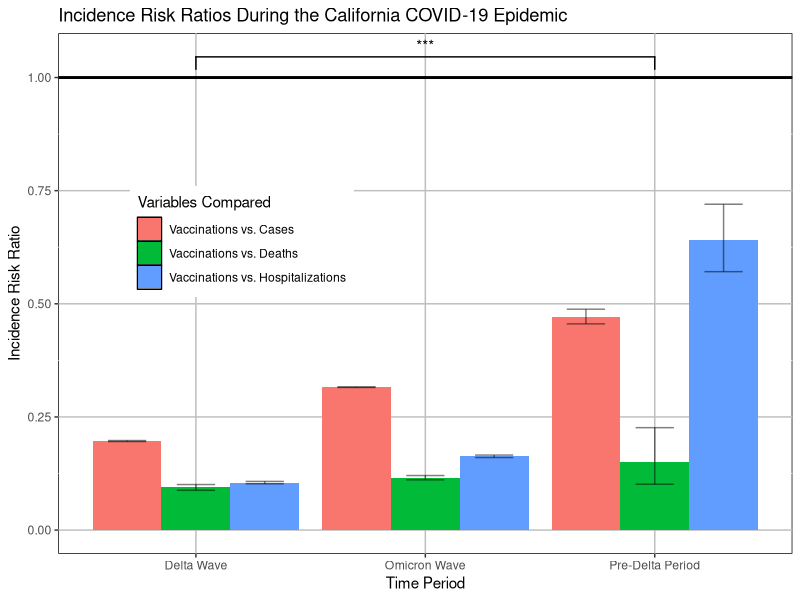
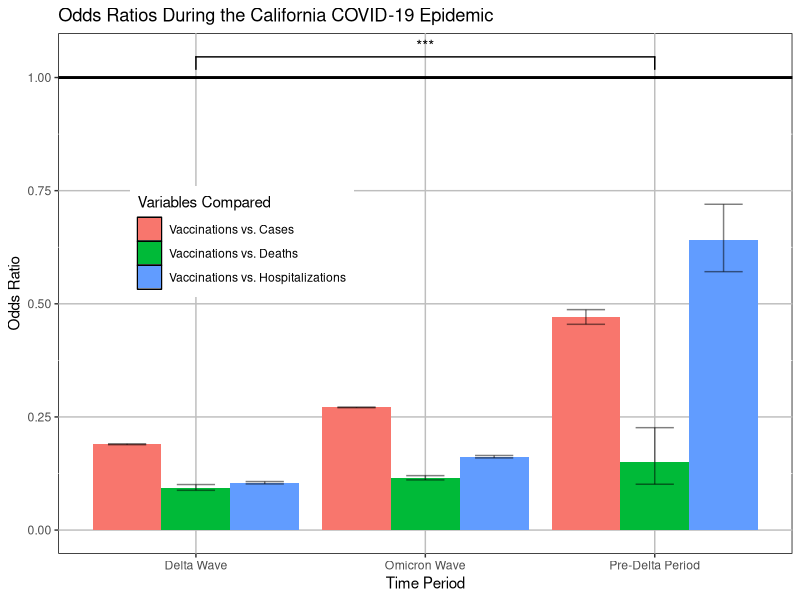
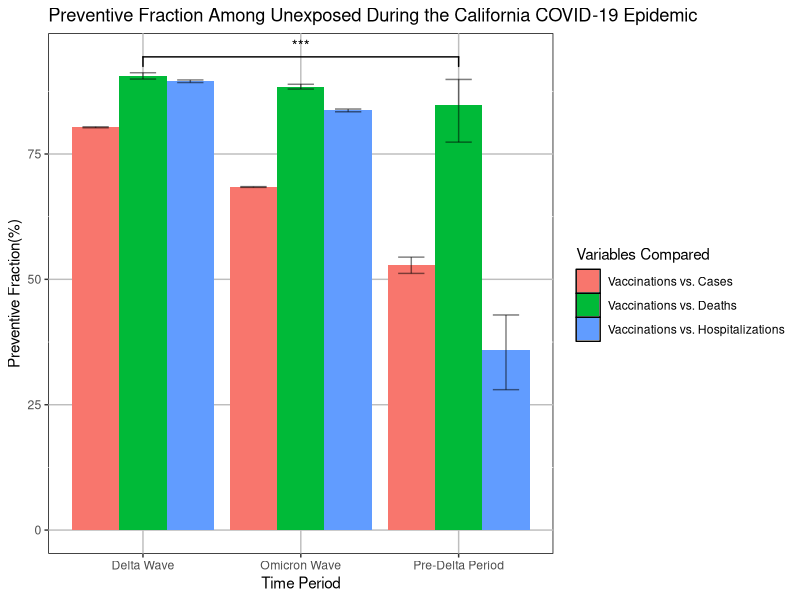
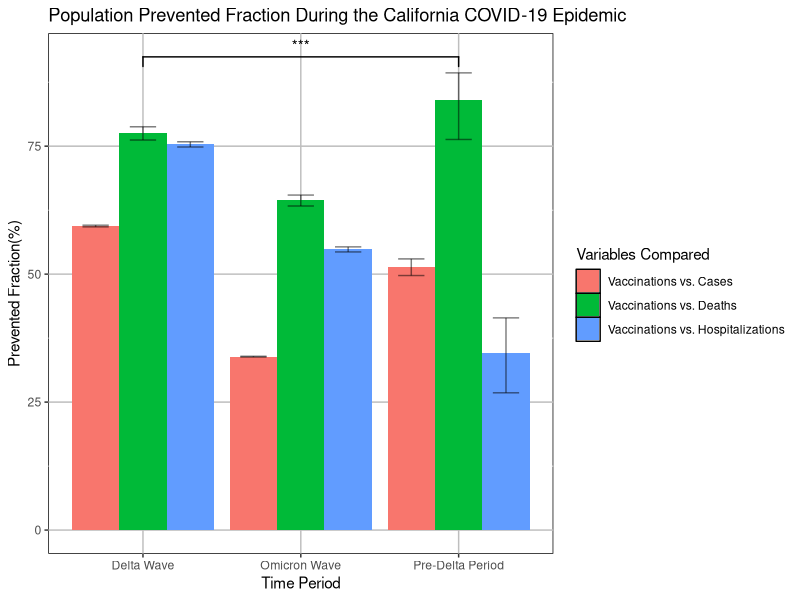
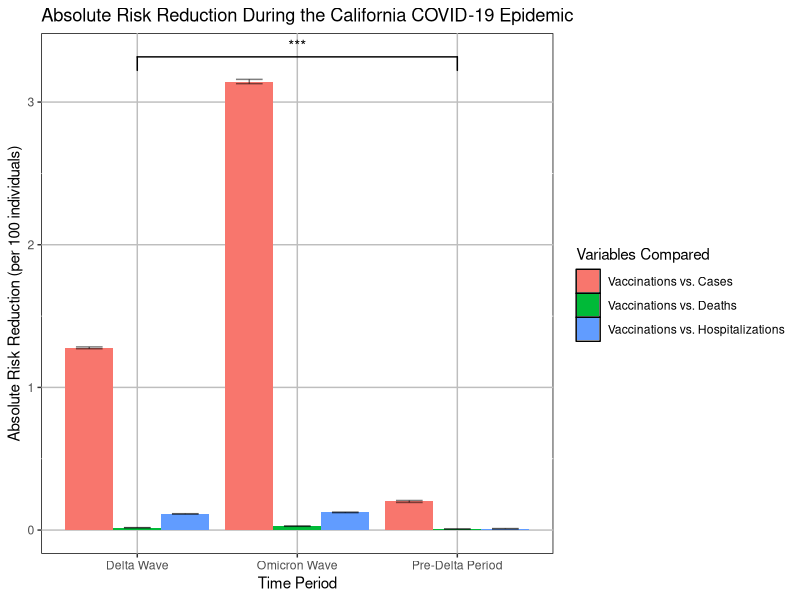

Write R code to recreate these figures, in order.
library(tidyverse)
#install.packages("ggsignif")
library(ggsignif)

#don't forget to add error bars
#make IRR bar graph
irr_upper_ci_values <- c(0.1978, 0.1006, 0.1075, 0.4881, 0.2263, 0.7200, 0.3166, 0.1205, 0.1658)
irr_lower_ci_values <- c(0.1957, 0.0879, 0.1023, 0.4557, 0.1013, 0.5710, 0.3151, 0.1110, 0.1603)
irr_values <- data.frame(x = c(0.1967, 0.0941, 0.1049, 0.4716, 0.1514, 0.6412, 0.3158, 0.1156, 0.1630),
                         grouping = rep(c("Delta Wave", "Pre-Delta Period", "Omicron Wave"), each = 3),
                         subgroup = c("Vaccinations vs. Cases", "Vaccinations vs. Deaths", "Vaccinations vs. Hospitalizations"))
ggplot(irr_values, aes(x = grouping, y = x, fill = subgroup)) +
  geom_bar(stat = "identity", position = "dodge") +
  geom_errorbar(aes( x= grouping, ymin = irr_lower_ci_values, ymax = irr_upper_ci_values), width = 0.5, color = "black", alpha = 0.5, size = 0.5, position = position_dodge(0.9)) +
  ggtitle("Incidence Risk Ratios During the California COVID-19 Epidemic", ) +
  geom_hline(yintercept = 1, linetype = "solid", color = "black", size = 1) +
  xlab("Time Period") +
  ylab("Incidence Risk Ratio") +
  labs(fill = "Variables Compared") +
  theme(legend.position = c(0.25, 0.6), 
        panel.background = element_rect(fill = 'white', color = 'black'),
        panel.grid.major = element_line(color = 'gray',)) +
  geom_signif(comparisons = list(c("Delta Wave", "Pre-Delta Period", "Omicron Wave")), 
              map_signif_level=TRUE,
              annotations = "***")





#Sample Code I found on the internet
  # sp + geom_hline(yintercept=20, linetype="dashed", 
  #                 color = "red", size=2)
  # my_sum <- data %>%
  #   group_by(Species) %>%
  #   summarise( 
  #     n=n(),
  #     mean=mean(Sepal.Length),
  #     sd=sd(Sepal.Length)
  #   ) %>%
  #   mutate( se=sd/sqrt(n))  %>%
  #   mutate( ic=se * qt((1-0.05)/2 + .5, n-1))
  # 
# # Standard deviation
# ggplot(my_sum) +
#   geom_bar( aes(x=Species, y=mean), stat="identity", fill="forestgreen", alpha=0.5) +
#   geom_errorbar( aes(x=Species, ymin=mean-sd, ymax=mean+sd), width=0.4, colour="orange", alpha=0.9, size=1.5) +
#   ggtitle("using standard deviation")



# Create data
# gfg <- data.frame(x = c(7,9,8,1,4,6,5,9,6,4,8,5), 
#                   grp = rep(c("group 1", "group 2",
#                               "group 3","group 4"),
#                             each = 3),
#                   subgroup = LETTERS[1:3])
# 
# # Create grouped barplot using ggplot2
# ggplot(gfg,aes(x = grp, y =x, fill = subgroup)) +
#   geom_bar(stat = "identity", position = "dodge")

# 
# 
# # Standard Error
# ggplot(my_sum) +
#   geom_bar( aes(x=Species, y=mean), stat="identity", fill="forestgreen", alpha=0.5) +
#   geom_errorbar( aes(x=Species, ymin=mean-se, ymax=mean+se), width=0.4, colour="orange", alpha=0.9, size=1.5) +
#   ggtitle("using standard error")
# 
# # Confidence Interval
# ggplot(my_sum) +
#   geom_bar( aes(x=Species, y=mean), stat="identity", fill="forestgreen", alpha=0.5) +
#   geom_errorbar( aes(x=Species, ymin=mean-ic, ymax=mean+ic), width=0.4, colour="orange", alpha=0.9, size=1.5) +
#   ggtitle("using confidence interval")




#make OR bar graph
or_upper_ci_values <- c(0.1907, 0.1006, 0.1072, 0.4871, 0.2263, 0.7199, 0.2718, 0.1203, 0.1649)
or_lower_ci_values <- c(0.1886, 0.0879, 0.1020, 0.4547, 0.1013, 0.5710, 0.2704, 0.1108, 0.1595)
or_values <- data.frame(x = c(0.1896, 0.0940, 0.1046, 0.4706, 0.1514, 0.6411, 0.2711, 0.1155, 0.1622),
                         grouping = rep(c( "Delta Wave", "Pre-Delta Period", "Omicron Wave"), each = 3),
                         subgroup = c("Vaccinations vs. Cases", "Vaccinations vs. Deaths", "Vaccinations vs. Hospitalizations"))
ggplot(or_values, aes(x = grouping, y = x, fill = subgroup)) +
  geom_bar(stat = "identity", position = "dodge") +
  geom_errorbar(aes( x= grouping, ymin = or_lower_ci_values, ymax = or_upper_ci_values), width = 0.5, color = "black", alpha = 0.5, size = 0.5, position = position_dodge(0.9)) +
  ggtitle("Odds Ratios During the California COVID-19 Epidemic", ) +
  geom_hline(yintercept = 1, linetype = "solid", color = "black", size = 1) +
  xlab("Time Period") +
  ylab("Odds Ratio") +
  labs(fill = "Variables Compared") +
  theme(legend.position = c(0.25, 0.6), 
        panel.background = element_rect(fill = 'white', color = 'black'),
        panel.grid.major = element_line(color = 'gray',)) +
  geom_signif(comparisons = list(c("Delta Wave", "Pre-Delta Period", "Omicron Wave")), 
              map_signif_level=TRUE,
              annotations = "***")

# #make attributable risk in the exposed bar graph
# are_upper_ci_values <- c(-3.5538, -0.0456, -3.5977,-0.3130, -0.2059, -0.0070, 3.3327, -0.0074, -13.2636, -0.1130, -1.5218, -0.5183)
# are_lower_ci_values <- c(-3.5791, -0.0483, -3.8377, -0.3201, -0.2195, -0.0083, 1.3787, -0.0115, -13.3286, -0.1187, -1.5985, -0.5308)
# are_values <- data.frame(x = c(-3.5665, -0.0470, -3.7177, -0.3166, -0.2127, -0.0077, 2.3557, -0.0095, -13.2961, -0.1158, -1.5601,-0.5246),
#                         grouping = rep(c( "Delta Wave", "Pre-Delta Period", "Omicron Wave"), each = 4),
#                         subgroup = c("Vaccinations vs. Cases", "Vaccinations vs. Deaths","Vaccinations vs. Hospitalizations in Positive Cases", "Vaccinations vs. Hospitalizations in General Population"))
# ggplot(are_values, aes(x = grouping, y = x, fill = subgroup)) +
#   geom_bar(stat = "identity", position = "dodge") +
#   geom_errorbar(aes( x= grouping, ymin = are_lower_ci_values, ymax = are_upper_ci_values), width = 0.5, color = "black", alpha = 0.5, size = 0.5, position = position_dodge(0.9)) +
#   ggtitle("Attributable Risk in the Exposed During the California COVID-19 Epidemic", ) +
# #  geom_hline(yintercept = 1, linetype = "solid", color = "black", size = 1) +
#   xlab("Time Period") +
#   ylab("Attributable Risk") +
#   labs(fill = "Variables Compared") +
#   theme_bw()
# 
# #make attributable fraction of exposed bar graph
# afe_upper_ci_values <- c(-405.6554, -893.8703, -83.0698, -830.1302, -104.8791, -341.8631, 34.1579, -38.8891, -215.8905, -730.0374, -90.5348, -503.1798)
# afe_lower_ci_values <- c(-411.1091, -1037.1371, -92.0758, -877.0432, -119.4645, -887.1255, 17.8437, -75.1209, -217.3573, -801.2995, -96.9404, -523.6594)
# afe_values <- data.frame(x = c(-408.3749, -963.0930, -87.5187, -853.2981, -112.0464, -560.4350, 26.4518, -55.9564, -216.6231, -764.9348, -93.7111, -513.3341),
#                          grouping = rep(c( "Delta Wave", "Pre-Delta Period", "Omicron Wave"), each = 4),
#                          subgroup = c("Vaccinations vs. Cases", "Vaccinations vs. Deaths","Vaccinations vs. Hospitalizations in Positive Cases", "Vaccinations vs. Hospitalizations in General Population"))
# ggplot(afe_values, aes(x = grouping, y = x, fill = subgroup)) +
#   geom_bar(stat = "identity", position = "dodge") +
#   geom_errorbar(aes( x= grouping, ymin = afe_lower_ci_values, ymax = afe_upper_ci_values), width = 0.5, color = "black", alpha = 0.5, size = 0.5, position = position_dodge(0.9)) +
#   ggtitle("Attributable Fraction in the Exposed During the California COVID-19 Epidemic", ) +
# #  geom_hline(yintercept = 1, linetype = "solid", color = "black", size = 1) +
#   xlab("Time Period") +
#   ylab("Attributable Fraction(%)") +
#   labs(fill = "Variables Compared") +
#   theme_bw()
# 
# #make attributable risk in population bar graph
# arp_upper_ci_values <- c(-2.2757, -0.0287, -0.8723, -0.1994, -0.0089, 0.0000, 0.2647, 0.0003, -10.1194, -0.0855, -0.7512, -0.3941)
# arp_lower_ci_values <- c(-2.3017, -0.0316, -1.0649, -0.2069, -0.0153, -0.0009, -0.1342, -0.0014, -10.1847, -0.0914, -0.8243, -0.4069)
# arp_values <- data.frame(x = c(-2.2887, -0.0301, -0.9686, -0.2031, -0.0121, -0.0004, 0.0652, -0.0005, -10.1520, -0.0884, -0.7877, -0.4005),
#                          grouping = rep(c( "Delta Wave", "Pre-Delta Period", "Omicron Wave"), each = 4),
#                          subgroup = c("Vaccinations vs. Cases", "Vaccinations vs. Deaths","Vaccinations vs. Hospitalizations in Positive Cases", "Vaccinations vs. Hospitalizations in General Population"))
# ggplot(arp_values, aes(x = grouping, y = x, fill = subgroup)) +
#   geom_bar(stat = "identity", position = "dodge") +
#   geom_errorbar(aes( x= grouping, ymin = arp_lower_ci_values, ymax = arp_upper_ci_values), width = 0.5, color = "black", alpha = 0.5, size = 0.5, position = position_dodge(0.9)) +
#   ggtitle("Attributable Risk in the Population During the California COVID-19 Epidemic", ) +
# #  geom_hline(yintercept = 0, linetype = "solid", color = "black", size = 1) +
#   xlab("Time Period") +
#   ylab("Attributable Risk") +
#   labs(fill = "Variables Compared") +
#   theme_bw()
# #make attributable fraction in population bar graph
# afp_upper_ci_values <- c(-106.1007, -136.5578, -13.4066, -134.0489, -3.0052, -4.6973, 1.3954, -1.6463, -109.1246, -204.5068, -31.5659, -175.4499)
# afp_lower_ci_values <- c(-106.6888, -141.1991, -14.2805, -135.8850, -3.2018, -5.4630, 0.5755, -2.5287, -109.6238, -211.4070, -33.0785, -178.6469)
# afp_values <- data.frame(x = c(-106.3945, -138.8672, -13.8427, -134.9652, -3.1035, -5.0795, 0.9863, -2.0865, -109.3740, -207.9376, -32.3200, -177.0438),
#                          grouping = rep(c( "Delta Wave", "Pre-Delta Period", "Omicron Wave"), each = 4),
#                          subgroup = c("Vaccinations vs. Cases", "Vaccinations vs. Deaths","Vaccinations vs. Hospitalizations in Positive Cases", "Vaccinations vs. Hospitalizations in General Population"))
# ggplot(afp_values, aes(x = grouping, y = x, fill = subgroup)) +
#   geom_bar(stat = "identity", position = "dodge") +
#   geom_errorbar(aes( x= grouping, ymin = afp_lower_ci_values, ymax = afp_upper_ci_values), width = 0.5, color = "black", alpha = 0.5, size = 0.5, position = position_dodge(0.9)) +
#   ggtitle("Attributable Fraction in the Population During the California COVID-19 Epidemic", ) +
# #  geom_hline(yintercept = 0, linetype = "solid", color = "black", size = 1) +
#   xlab("Time Period") +
#   ylab("Attributable Fraction(%)") +
#   labs(fill = "Variables Compared") +
#   theme_bw()

#make preventive fraction bar graph
pf_upper_ci_values <- c(80.4347, 91.2060, 89.7650, 54.4346, 89.8696, 42.8966, 68.4898, 88.9049, 83.9656)
pf_lower_ci_values <- c(80.2237, 89.9383, 89.2488, 51.1907, 77.3686, 28.0001, 68.3435, 87.9524, 83.4212)
pf_values <- data.frame(x = c(80.3295, 90.5935, 89.5101, 52.8405, 84.8585, 35.8795, 68.4167, 88.4384, 83.6957),
                         grouping = rep(c( "Delta Wave", "Pre-Delta Period", "Omicron Wave"), each = 3),
                         subgroup = c("Vaccinations vs. Cases", "Vaccinations vs. Deaths", "Vaccinations vs. Hospitalizations"))
ggplot(pf_values, aes(x = grouping, y = x, fill = subgroup)) +
  geom_bar(stat = "identity", position = "dodge") +
  geom_errorbar(aes( x= grouping, ymin = pf_lower_ci_values, ymax = pf_upper_ci_values), width = 0.5, color = "black", alpha = 0.5, size = 0.5, position = position_dodge(0.9)) +
  ggtitle("Preventive Fraction Among Unexposed During the California COVID-19 Epidemic", ) +
  #  geom_hline(yintercept = 0, linetype = "solid", color = "black", size = 1) +
  xlab("Time Period") +
  ylab("Preventive Fraction(%)") +
  labs(fill = "Variables Compared") +
#  theme(legend.position = c(0.4, 0.9)) +
  geom_signif(comparisons = list(c("Delta Wave", "Pre-Delta Period", "Omicron Wave")), 
              map_signif_level=TRUE,
              annotations = "***") +
  theme(panel.background = element_rect(fill = 'white', color = 'black'),
        panel.grid.major = element_line(color = 'gray',))

#make population prevented fraction plot
ppf_df <- c(59.4011,77.5309,75.3524,51.3769,84.0894,34.5416,33.8728,64.3976,54.8299)
ppf_lower_ci_values <- c(59.2394,76.1981,74.8365,49.7238,76.3055,26.8148,33.7954,63.3137,54.3329)
ppf_upper_ci_values <- c(59.5622,78.7891,75.8577,52.9757,89.3162,41.4526,33.9501,65.4495,55.3215)
ppf_values <- data.frame(x = ppf_df,
                        grouping = rep(c( "Delta Wave", "Pre-Delta Period", "Omicron Wave"), each = 3),
                        subgroup = c("Vaccinations vs. Cases", "Vaccinations vs. Deaths", "Vaccinations vs. Hospitalizations"))
ggplot(ppf_values, aes(x = grouping, y = x, fill = subgroup)) +
  geom_bar(stat = "identity", position = "dodge") +
  geom_errorbar(aes( x= grouping, ymin = ppf_lower_ci_values, ymax = ppf_upper_ci_values), width = 0.5, color = "black", alpha = 0.5, size = 0.5, position = position_dodge(0.9)) +
  ggtitle("Population Prevented Fraction During the California COVID-19 Epidemic", ) +
  #  geom_hline(yintercept = 0, linetype = "solid", color = "black", size = 1) +
  xlab("Time Period") +
  ylab("Prevented Fraction(%)") +
  labs(fill = "Variables Compared") +
#  theme(legend.position = c(0.4, 0.75)) +
  geom_signif(comparisons = list(c("Delta Wave", "Pre-Delta Period", "Omicron Wave")), 
              map_signif_level=TRUE,
              annotations = "***") +
  theme(panel.background = element_rect(fill = 'white', color = 'black'),
        panel.grid.major = element_line(color = 'gray',))

#make absolute risk reduction plot
arr_df <- c(1.2778,0.0168,0.1134,0.2006,0.0072,0.0089,3.1441,0.0274,0.1240)
arr_lower_ci_values <- c(1.2713,0.0162,0.1118,0.1938,0.0066,0.0069,3.1290,0.0264,0.1218)
arr_upper_ci_values <- c(1.2843,0.0174,0.1150,0.2074,0.0079,0.0109,3.1592,0.0283,0.1263)
arr_values <- data.frame(x = arr_df,
                         grouping = rep(c( "Delta Wave", "Pre-Delta Period", "Omicron Wave"), each = 3),
                         subgroup = c("Vaccinations vs. Cases", "Vaccinations vs. Deaths", "Vaccinations vs. Hospitalizations"))
ggplot(arr_values, aes(x = grouping, y = x, fill = subgroup)) +
  geom_bar(stat = "identity", position = "dodge") +
  geom_errorbar(aes( x= grouping, ymin = arr_lower_ci_values, ymax = arr_upper_ci_values), width = 0.5, color = "black", alpha = 0.5, size = 0.5, position = position_dodge(0.9)) +
  ggtitle("Absolute Risk Reduction During the California COVID-19 Epidemic", ) +
  #  geom_hline(yintercept = 0, linetype = "solid", color = "black", size = 1) +
  xlab("Time Period") +
  ylab("Absolute Risk Reduction (per 100 individuals)") +
  labs(fill = "Variables Compared") +
  #  theme(legend.position = c(0.4, 0.75)) +
  geom_signif(comparisons = list(c("Delta Wave", "Pre-Delta Period", "Omicron Wave")), 
              map_signif_level=TRUE,
              annotations = "***") +
  theme(panel.background = element_rect(fill = 'white', color = 'black'),
        panel.grid.major = element_line(color = 'gray',))